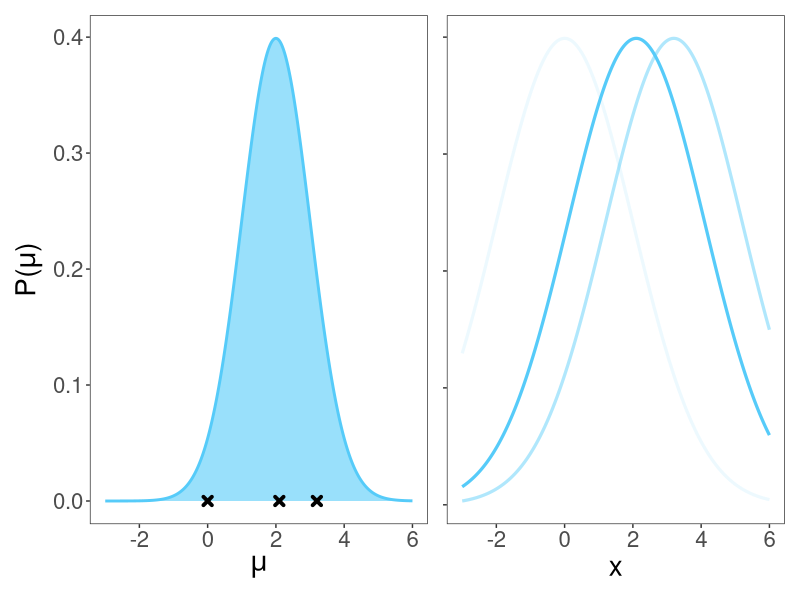
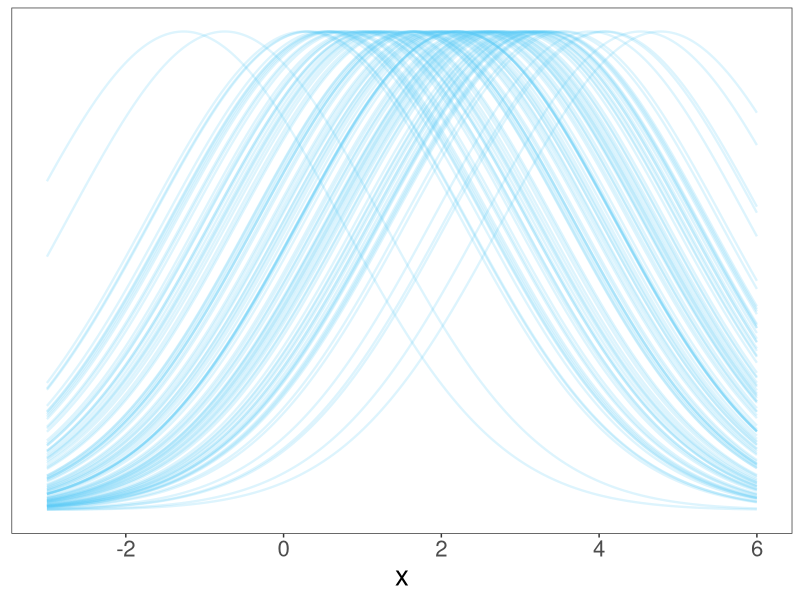
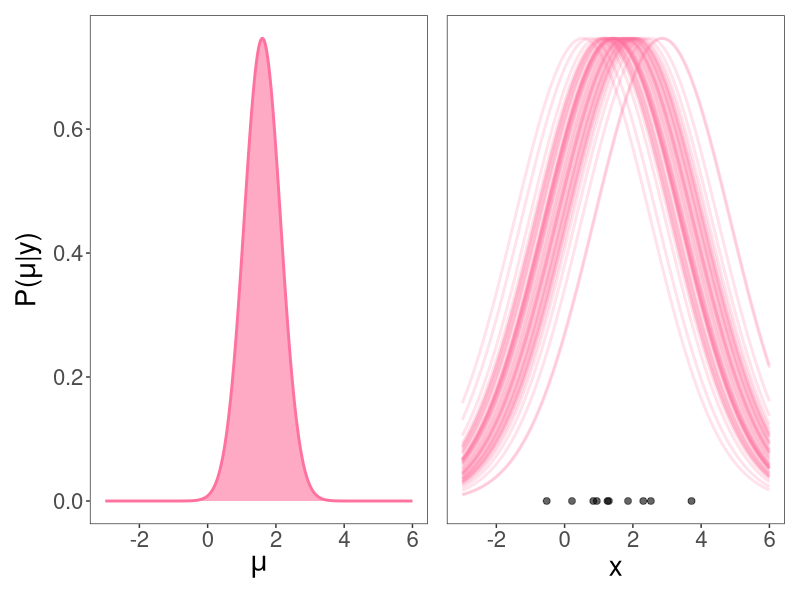
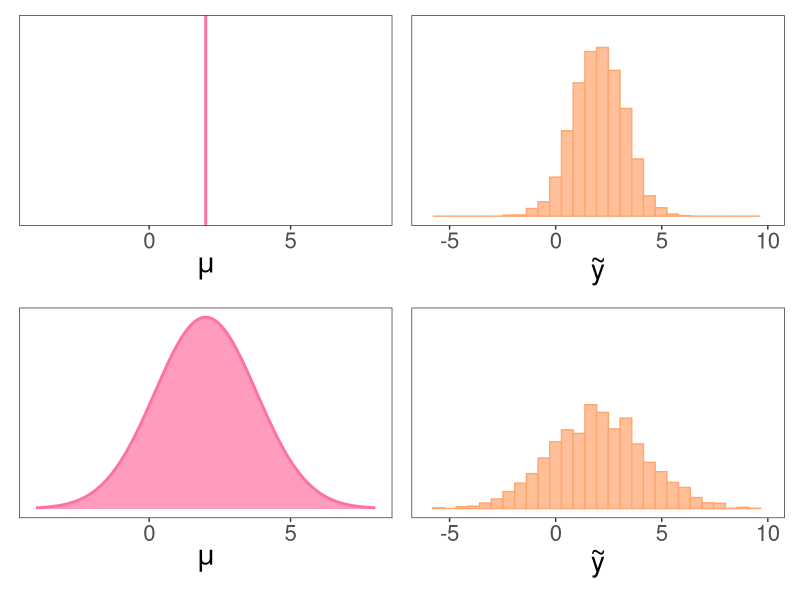
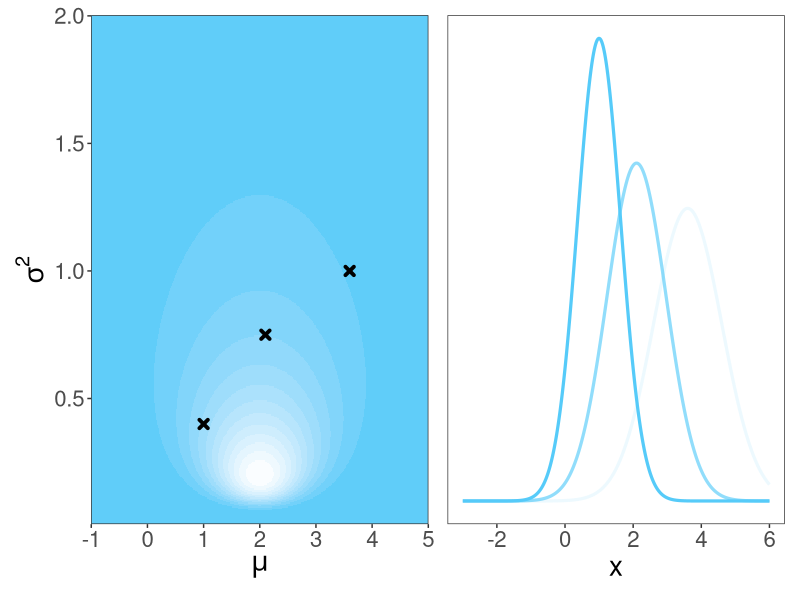
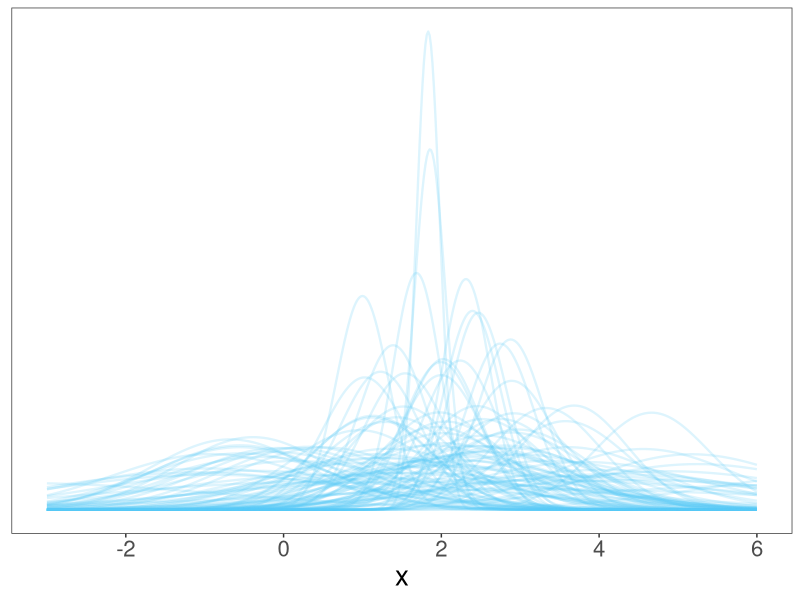
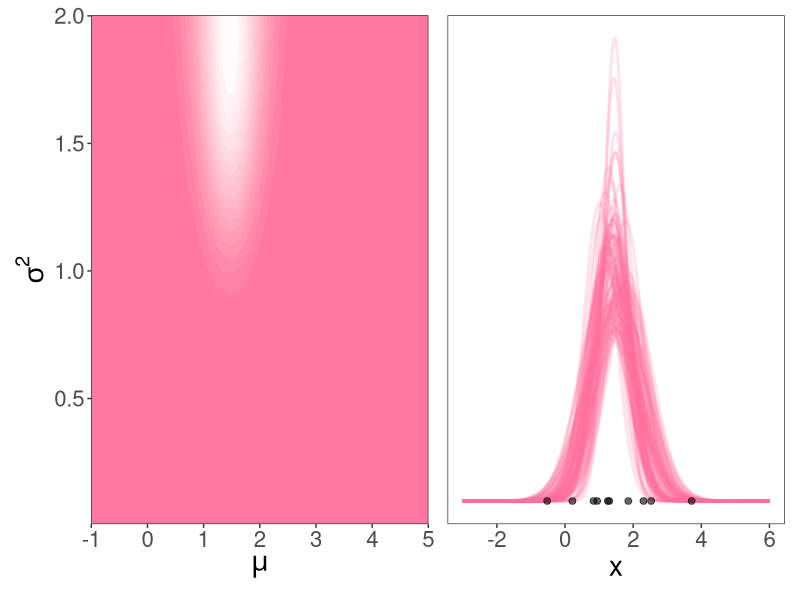

These charts were generated, in order, by the following R code:
## ---- chunk 1
#| echo: false
#| include: false

library(dplyr)
library(tidyr)
library(ggplot2)
library(patchwork)
library(purrr)

theme_set(
  theme_bw() +
  theme(
    legend.position = "none",
    panel.grid = element_blank(),
    #strip.background = element_rect(fill="#ade658"),
    text = element_text(size=20))
  )
## ---- chunk 2
#| echo: false
#| include: false

mu_prior <- 2
sigma_prior <- 1
muestra <- rnorm(10,1.5,1)
y_bar <- mean(muestra)
n <- length(muestra)
sigma <- 2
sigma_likelihood <- sigma/sqrt(n)

# ========== Distribución a priori ==============

posterior_posterior_mu <- (
  mu_prior * (sigma^2 / (n * sigma_prior ^ 2 + sigma ^ 2)) 
  + y_bar * (n * sigma_prior^2 / (n * sigma_prior^2 + sigma ^ 2))
)
posterior_posterior_sigma <- sqrt(sigma_prior^2 * sigma^2 / (n * sigma_prior^2 + sigma^2))

dv <- tibble(
  x = seq(-3, 6, length.out = 500), 
  prior = dnorm(x, mu_prior, sigma_prior),
  likelihood = dnorm(x, y_bar, sigma_likelihood),
  posterior_posterior = dnorm(x, posterior_posterior_mu, posterior_posterior_sigma)
) %>%
  mutate(
    prior = prior,
    likelihood = likelihood,
    posterior_posterior = posterior_posterior,
    posterior_likelihood = likelihood,
    posterior_prior = prior
  )

# posibles valores que puede tomar mu

# en la distribucion a priori
p1 <- ggplot(dv) +
  geom_line(aes(x=x,y=prior),col="#56CBF9",size=1) +
  geom_ribbon(aes(x=x,ymin=0,ymax=prior),fill = "#56CBF9", alpha=0.6) +
  xlab(expression(mu)) +
  ylab(expression("P("*mu*")")) +
  geom_point(data=tibble(x=c(0,2.1,3.2),y=c(0,0,0)),
             aes(x=x,y=y),
             inherit.aes = F,
             shape = "cross",
             stroke=2)

#en los datos
dv2 <- tibble(mu=c(0,2.1,3.2), x=list(dv$x),prob=dnorm(mu,mu_prior,sigma_prior)) %>%
  mutate(y = purrr::map(mu,~dnorm(dv$x,.x,sigma))) %>%
  unnest(cols = c(x,y))

p2 <- ggplot() +
  geom_line(data=dv2,aes(x=x,y=y,group=mu,alpha=prob),size=1.1, col = "#56CBF9") +
  theme(axis.text.y = element_blank(),
        axis.title.y = element_blank())

# posibles distribuciones a priori

p3 <- tibble(mu=rnorm(100,mu_prior,sigma_prior),
       x=list(dv$x)) %>%
  mutate(y = purrr::map(mu,~dnorm(dv$x,.x,sigma))) %>%
  unnest(cols = c(x,y)) %>%
  ggplot() +
  geom_line(aes(x=x,y=y,group=mu),col = "#56CBF9",alpha=0.2,size=0.8) +
  theme(axis.text.y = element_blank(),
        axis.ticks.y = element_blank(),
        axis.title.y = element_blank())

# ========== Distribución a posteriori ==============

# posibles distribuciones a posteriori
p4 <- tibble(mu=rnorm(50,
                mu_prior*(sigma^2/(n*sigma_prior^2+sigma^2)) + y_bar * (n*sigma_prior^2/(n*sigma_prior^2+sigma^2)),
                sqrt(sigma_prior^2*sigma^2/(n*sigma_prior^2+sigma^2))),
       x=list(dv$x)) %>%
  mutate(y = purrr::map(mu,~dnorm(dv$x,.x,sigma))) %>%
  unnest(cols = c(x,y)) %>%
  ggplot() +
  geom_line(aes(x=x,y=y,group=mu),col = "#FF729F",alpha=0.2,size=1) +
  geom_point(data = tibble(x = muestra,
                           y = 0),
             aes(x=x,y=y),
             size=2,
             alpha=0.6) +
  theme(axis.text.y = element_blank(),
        axis.ticks.y = element_blank(),
        axis.title.y = element_blank())


# posterior
p5 <- ggplot(dv) +
  geom_line(aes(x=x,y=posterior_posterior),col="#FF729F",size=1) +
  geom_ribbon(aes(x=x,ymin=0,ymax=posterior_posterior),fill = "#FF729F", alpha=0.6) +
  xlab(expression(mu)) +
  ylab(expression("P("*mu*"|y)"))
## ---- chunk 3
#| warning: false
#| echo: false
#| fig-width: 18
#| fig-height: 6
#| fig-align: center
#| cache: true

p1 + p2 
## ---- chunk 4
  #| warning: false
  #| echo: false
  #| fig-width: 7
  #| fig-height: 6
  #| fig-align: center
  #| cache: true

p3
## ---- chunk 5
  #| warning: false
  #| echo: false
  #| fig-width: 18
  #| fig-height: 6
  #| fig-align: center
  #| cache: true

p5 + p4
## ---- chunk 6
#| warning: false
#| echo: false
#| fig-width: 12
#| fig-height: 6
#| fig-align: center
#| cache: true

x <- seq(-4,8,0.01)
y <- dnorm(x,2,1.8)

dv1 <- tibble(x = rnorm(4000, mean = 2, sd = 1.2))
dv2 <- tibble(mu = rnorm(4000, 2, 1.8), x = rnorm(4000, mu, 1.2))

p1<-ggplot(dv1) +
  geom_histogram(aes(x=x),fill="#FFC099",col="#FFA770") +
  xlim(-6,10) +
  xlab(expression(tilde(y))) +
  ylim(c(0,800)) +
  theme(axis.text.y = element_blank(),
        axis.title.y = element_blank(),
        axis.ticks.y = element_blank())

p2<-ggplot(dv2) +
  geom_histogram(aes(x=x),fill="#FFC099",col="#FFA770") +
  xlim(-6,10) +
  xlab(expression(tilde(y))) +
  ylim(c(0,800)) +
  theme(axis.text.y = element_blank(),
        axis.title.y = element_blank(),
        axis.ticks.y = element_blank())

p3<-ggplot() +
  geom_vline(xintercept=2, col = "#FF729F", size=1) +
  xlim(c(2 - 6, 2 + 6)) +
  xlab(expression(mu))


p4 <- ggplot() +
  geom_line(data=tibble(x,y),aes(x=x,y=y),col="#FF729F",size=1) +
  geom_ribbon(data=tibble(x,y),aes(x=x,ymin=0,ymax=y),fill="#FF729F",alpha=.7) +
  xlim(c(2-6,2+6)) +
  theme(axis.text.y = element_blank(),
        axis.title.y = element_blank(),
        axis.ticks.y = element_blank()) +
  xlab(expression(mu))

(p3 + p1) / (p4 + p2)
## ---- chunk 7
#| echo: false
#| include: false

alpha <- 1
beta <- 0.5
mean <- 2
lambda <- 0.5

dninvgamma <- function(mu, sigma2, alpha, beta, mean, lambda){
 f <- (sqrt(lambda)/sqrt(2*pi*sigma2)) * (beta^alpha/gamma(alpha)) * ((1/sigma2)^(alpha+1)) * (exp(-(2*beta + lambda * (mu - mean)^2)/(2*sigma2)))
 return(f)
}

# ========== Distribución a priori ==============
dv <- tidyr::crossing(mu = seq(-1,5,0.005), 
                      sigma2 = seq(0.01,2,0.005)) %>%
  mutate(f = purrr::map2_dbl(mu,sigma2,~dninvgamma(.x,.y,alpha,beta,mean,lambda)))

# a priori

# posibles combinaciones de mu y sigma

p1 <- dv %>%
  ggplot() +
  geom_raster(aes(x=mu,y=sigma2,fill=f),) +
  scale_fill_steps(low = "#56CBF9", high = "white",n.breaks = 16) +
  #scale_fill_gradient(low = "#56CBF9", high = "white",) +
  scale_x_continuous(expression(mu),expand = c(0,0)) +
  scale_y_continuous(expression(sigma^2),expand = c(0,0)) +
  geom_point(data = tibble(mu = c(1,2.1,3.6),
                           sigma2 = c(0.4,0.75,1)),
             aes(x=mu,y=sigma2),
             shape = "cross",
             stroke=2)

# tres normales posibles
dv2 <- tibble(mu = c(1,2.1,3.6),
              sigma2 = c(0.4,0.75,1),
              x=list(seq(-3,6,length.out = 500)),
              prob=dninvgamma(mu,sigma2,alpha,beta,mean,lambda)) %>%
  mutate(y = purrr::map2(mu,sigma2,~dnorm(seq(-3,6,length.out = 500),.x,sqrt(.y)))) %>%
  unnest(cols = c(x,y))

p2 <- ggplot() +
  geom_line(data=dv2,aes(x=x,y=y,group=mu,alpha=prob),size=1.1, col = "#56CBF9") +
  theme(axis.text.y = element_blank(),
        axis.title.y = element_blank(),
        axis.ticks.y = element_blank())

# muchas normales posibles
sigma2 <- rgamma(100,shape = alpha, rate = beta)
mu <- rnorm(100,mean = mean, sd = sqrt(sigma2/lambda))

p3 <- tibble(sigma2,
       mu,
       x=list(seq(-3,6,length.out = 500))) %>%
  mutate(y = purrr::map2(mu,sigma2,~dnorm(seq(-3,6,length.out = 500),.x,sqrt(.y)))) %>%
  unnest(cols = c(x,y)) %>%
  ggplot() +
  geom_line(aes(x=x,y=y,group=mu),col = "#56CBF9",alpha=0.2,size=0.8) +
  theme(axis.text.y = element_blank(),
        axis.ticks.y = element_blank(),
        axis.title.y = element_blank())

#posterior
y_bar
n
nu <- lambda
alpha_p <- alpha + n/2
beta_p <- beta + 0.5+sum((muestra - y_bar)^2) + n*nu/(nu+n)*(y_bar-mean)^2/2
mean_p <- (nu*mean + n*y_bar)/(nu+n)
nu_p <- lambda + n
lambda_p <- nu_p

dv_p <- tidyr::crossing(mu = seq(-1,5,0.005), 
                      sigma2 = seq(0.01,2,0.005)) %>%
  mutate(f = purrr::map2_dbl(mu,sigma2,~dninvgamma(.x,.y,alpha_p,beta_p,mean_p,lambda_p)))

p4 <- dv_p %>%
  ggplot() +
  geom_raster(aes(x=mu,y=sigma2,fill=f)) +
  scale_fill_steps(low = "#FF729F", high = "white",n.breaks = 16) +
  scale_x_continuous(expression(mu),expand = c(0,0)) +
  scale_y_continuous(expression(sigma^2),expand = c(0,0))

sigma2 <- rgamma(100,shape = alpha_p, rate = beta_p)
mu <- rnorm(100,mean = mean_p, sd = sqrt(sigma2/lambda_p))

p5 <- tibble(sigma2,
       mu,
       x=list(seq(-3,6,length.out = 500))) %>%
  mutate(y = purrr::map2(mu,sigma2,~dnorm(seq(-3,6,length.out = 500),.x,sqrt(.y)))) %>%
  unnest(cols = c(x,y)) %>%
  ggplot() +
  geom_line(aes(x=x,y=y,group=mu),col = "#FF729F",alpha=0.2,size=1) +
  geom_point(data = tibble(x = muestra,
                           y = 0),
             aes(x=x,y=y),
             size=2,
             alpha=0.6) +
  theme(axis.text.y = element_blank(),
        axis.ticks.y = element_blank(),
        axis.title.y = element_blank())
## ---- chunk 8
  #| warning: false
  #| echo: false
  #| fig-width: 18
  #| fig-height: 6
  #| fig-align: center
  #| cache: true

p1 + p2 
## ---- chunk 9
  #| warning: false
  #| echo: false
  #| fig-width: 9
  #| fig-height: 6
  #| fig-align: center
  #| cache: true

p3
## ---- chunk 10
  #| warning: false
  #| echo: false
  #| fig-width: 18
  #| fig-height: 6
  #| fig-align: center
  #| cache: true

p4 + p5
